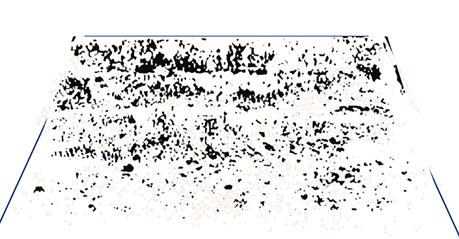
#> input picture 111.jpg, 459 x 239 px
$ python blackPercent.py
#> lines starting #> are read from the running program, lines starting #| are printed output that depends on the picture; after the words box and inside, x2 and y2 are one past the last pixel; in counts of white or black regions, pixels touching at a corner belong together; long printed decimals are rounded
# Auther: Yuanshi Li, Dongliang Ji
# Illustration: This python source code CANNOT be used in bussiness. Please visit

import cv2
import numpy as np
import os


if __name__ == '__main__':
    filepath = input("请输入文件路径（按<Enter>确定）: ")
#> the answer given: 111.jpg


    threshold = 127  # 此处更改像素阈值，0为黑色，255为白色
    img = cv2.imdecode(np.fromfile(filepath,dtype=np.uint8),-1)
#> img is the input picture: shape (239, 459, 3); mean B, G, R 229.7, 230.2, 230.5
    # img = cv2.imread(temp)
    gray = cv2.cvtColor(img,cv2.COLOR_BGR2GRAY)
    thresh1, result = cv2.threshold(gray, threshold, 255, cv2.THRESH_BINARY)
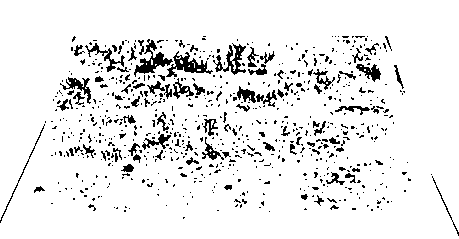
#> result: shape (239, 459); 91.6% white; black in thin lines or dots, all inside (x1, y1, x2, y2) = (0, 36, 459, 236)
#> thresh1 = 127
    cv2.imshow('result', result)
    cv2.imwrite("result.jpg", result)
    print("关闭图片，自动保存图片到当前目录，并且计算处理结果...")
    cv2.waitKey(0)
    cv2.destroyAllWindows()


    black = np.sum(result < threshold)
#> black = 9164
    length, width = result.shape
#> length = 239; width = 459

    print('the size of picture is {length} * {width}'.format(length=length, width=width))
#| the size of picture is 239 * 459
    print('the sum of pixel is {sum}'.format(sum=length * width))
#| the sum of pixel is 109701
    print('the sum of black pixel is {black}'.format(black=black))
#| the sum of black pixel is 9164
    print('proportion is {}'.format(black / (length * width)))
#| proportion is 0.08354
    os.system('pause')
